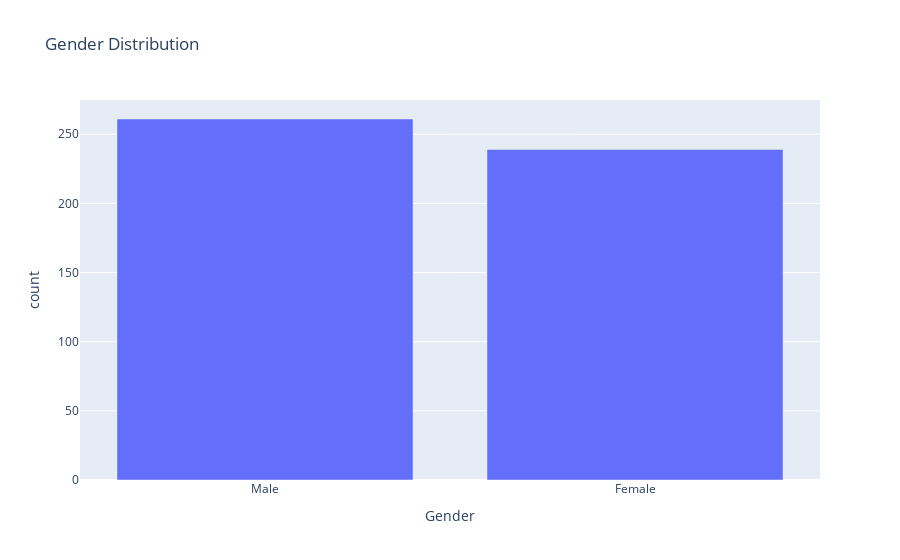

This figure's notebook cell:
### Markdown cell above
- Now let's look at the gender distribution

### Code cell
gender_counts = data['Gender'].value_counts().reset_index()

fig = px.bar(gender_counts, x='Gender', y='count', title='Gender Distribution')

fig.show()

pio.write_image(fig, './images/image2.png')

### Figure 1 — Plotly figure (JSON) as saved in the notebook; plotly's stock layout.template omitted (floating-point values rounded to 4 significant figures)
{"data": [{"alignmentgroup": "True", "hovertemplate": "Gender=%{x}<br>count=%{y}<extra></extra>", "legendgroup": "", "marker": {"color": "#636efa", "pattern": {"shape": ""}}, "name": "", "offsetgroup": "", "orientation": "v", "showlegend": false, "textposition": "auto", "type": "bar", "x": ["Male", "Female"], "xaxis": "x", "y": [261, 239], "yaxis": "y"}], "layout": {"barmode": "relative", "legend": {"tracegroupgap": 0}, "title": {"text": "Gender Distribution"}, "xaxis": {"anchor": "y", "domain": [0, 1], "title": {"text": "Gender"}}, "yaxis": {"anchor": "x", "domain": [0, 1], "title": {"text": "count"}}}}
